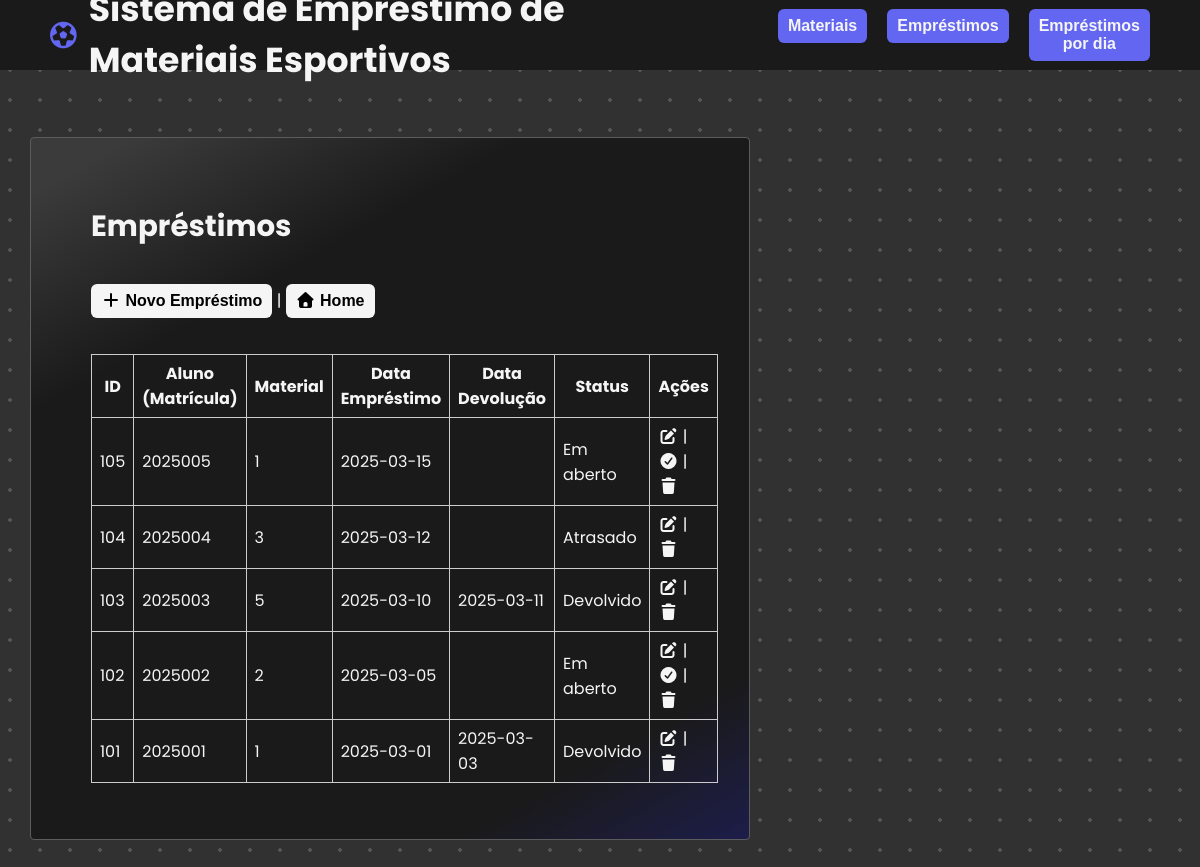
The page /public/index.php?entidade=emprestimo&acao=listar on the database as committed earlier.
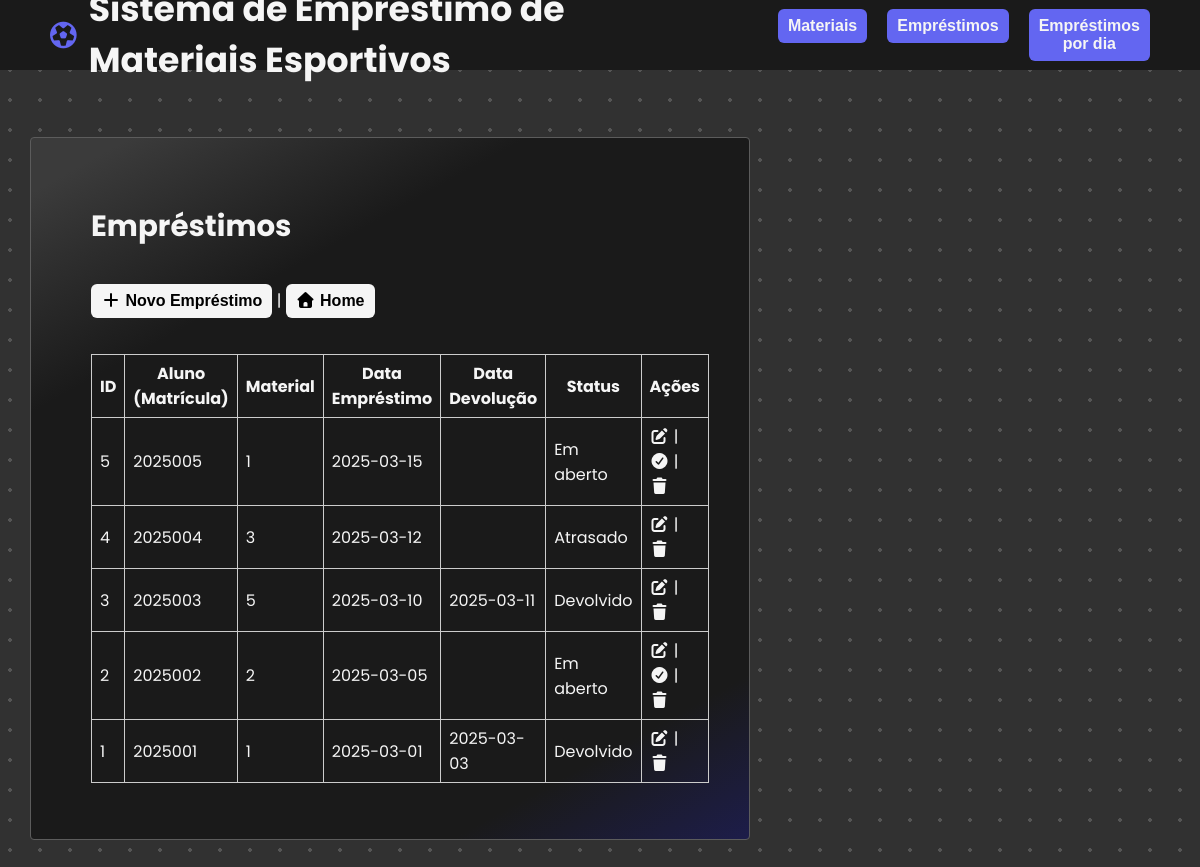
The same page on the database as committed later.
### tables this page shows
CREATE TABLE Emprestimo (
  id_emprestimo INT PRIMARY KEY AUTO_INCREMENT,
  id_aluno VARCHAR(20),
  id_material INT,
  data_emprestimo DATE,
  data_devolucao DATE,
  status VARCHAR(20),
  FOREIGN KEY (id_aluno) REFERENCES Aluno(matricula),
  FOREIGN KEY (id_material) REFERENCES Material(id_material)
);

### config/db.php (called while the page is built, shortened)
<?php
function getPDO() {
  $host = '127.0.0.1';
  $db   = 'reservamateriais';
  $user = 'root';
  $pass = '';
  $dsn  = "mysql:host=$host;dbname=$db;charset=utf8";
  try {
    $pdo = new PDO($dsn, $user, $pass);
    $pdo->setAttribute(PDO::ATTR_ERRMODE, PDO::ERRMODE_EXCEPTION);
    $pdo->setAttribute(PDO::ATTR_DEFAULT_FETCH_MODE, PDO::FETCH_ASSOC);
    return $pdo;
  } catch (PDOException $e) {
    die('Erro de conexão: ' . $e->getMessage());
  }
}
function h($s) {
  return htmlspecialchars($s ?? '', ENT_QUOTES, 'UTF-8');
}

### src/dao/emprestimoDAO.php (called while the page is built, shortened)
<?php
require_once __DIR__ . '/../../config/db.php';
class EmprestimoDAO {
  private $pdo;
  public function __construct() { $this->pdo = getPDO(); }
  public function listarTodos() {
    $stmt = $this->pdo->query("SELECT id_emprestimo, id_aluno, id_material, data_emprestimo, data_devolucao, status
                                FROM Emprestimo
                                ORDER BY data_emprestimo DESC, data_devolucao ASC");
    return $stmt->fetchAll();
  }
}

### src/controller/emprestimo_listar.php (the view, shortened to what this page needs)
<!DOCTYPE html>
<html lang="en">
<head>
    <link rel="stylesheet" href="assets/style.css">
    <link rel="stylesheet" href="https://cdnjs.cloudflare.com/ajax/libs/font-awesome/7.0.1/css/all.min.css"
 />
</head>
<body>
    <header>
        <div>
            <i class="fa-regular fa-futbol"></i>
            <h1>Sistema de Empréstimo de Materiais Esportivos</h1>
        </div>
        <div>
            <a href="?entidade=material&acao=listar"><button type="button">Materiais</button></a>
            <a href="?entidade=emprestimo&acao=listar"><button type="button">Empréstimos</button></a>
            <a href="?entidade=emprestimo&acao=por_dia"><button type="button">Empréstimos por dia</button></a>
        </div>
    </header>
    <section id="corpo">
        <main><?php
        require_once __DIR__ . '/../dao/EmprestimoDAO.php';
        $dao = new EmprestimoDAO();
        $rows = $dao->listarTodos();
        echo '<h2>Empréstimos</h2>';
        echo '<p><a href="?entidade=emprestimo&acao=criar"><button type="button" class="opt"> <i class="fa-solid fa-plus"></i> Novo Empréstimo</button></a> | <a href="/reserva-materiais/public/index.php"><button type="button" class="opt"> <i class="fa-solid fa-house"></i> Home</button></a></p>';
        echo '<table>';
        echo '<tr>
        <th>ID</th>
        <th>Aluno (Matrícula)</th>
        <th>Material</th>
        <th>Data Empréstimo</th>
        <th>Data Devolução</th>
        <th>Status</th>
        <th>Ações</th>
        </tr>';
        foreach ($rows as $r) {
            echo '<tr>';
            echo '<td>' . h($r["id_emprestimo"]) . '</td>';
            echo '<td>' . h($r["id_aluno"]) . '</td>';
            echo '<td>' . h($r["id_material"]) . '</td>';
            echo '<td>' . h($r["data_emprestimo"]) . '</td>';
            echo '<td>' . h($r["data_devolucao"]) . '</td>';
            $status_display = $r["status"];
            if ($status_display === 'finalizado' || $status_display === 'Devolvido') {
                $status_display = 'Devolvido';
            } elseif ($status_display === 'ativo' || $status_display === 'Em aberto') {
                $status_display = 'Em aberto';
            }
            echo '<td>' . h($status_display) . '</td>';
            echo '<td>';
            echo '<a href="?entidade=emprestimo&acao=editar&id=' . urlencode($r["id_emprestimo"]) . '"><i class="fa-solid fa-pen-to-square"></i></a> | ';
            if ($r["status"] === 'ativo' || $r["status"] === 'Em aberto') {
                echo '<a href="?entidade=emprestimo&acao=finalizar&id=' . urlencode($r["id_emprestimo"]) . '" onclick="return confirm(\'Finalizar este empréstimo?\')"><i class="fa-solid fa-circle-check"></i></a> | ';
            }
            echo '<a href="?entidade=emprestimo&acao=excluir&id=' . urlencode($r["id_emprestimo"]) . '" onclick="return confirm(\'Excluir?\')"><i class="fa-solid fa-trash"></i></a>';
            echo '</td>';
            echo '</tr>';
        }
        echo '</table>';
        ?></main>
    </section>
</body>
</html>

Rows that differ between the two databases and show on the page:
removed emprestimo: id_emprestimo "105", id_aluno "2025005", id_material "1", data_emprestimo "2025-03-15", status "Em aberto"
removed emprestimo: id_emprestimo "104", id_aluno "2025004", id_material "3", data_emprestimo "2025-03-12", status "Atrasado"
removed emprestimo: id_emprestimo "103", id_aluno "2025003", id_material "5", data_emprestimo "2025-03-10", data_devolucao "2025-03-11", status "Devolvido"
removed emprestimo: id_emprestimo "102", id_aluno "2025002", id_material "2", data_emprestimo "2025-03-05", status "Em aberto"
removed emprestimo: id_emprestimo "101", id_aluno "2025001", id_material "1", data_emprestimo "2025-03-01", data_devolucao "2025-03-03", status "Devolvido"
added emprestimo: id_emprestimo "5", id_aluno "2025005", id_material "1", data_emprestimo "2025-03-15", status "Em aberto"
added emprestimo: id_emprestimo "4", id_aluno "2025004", id_material "3", data_emprestimo "2025-03-12", status "Atrasado"
added emprestimo: id_emprestimo "3", id_aluno "2025003", id_material "5", data_emprestimo "2025-03-10", data_devolucao "2025-03-11", status "Devolvido"
added emprestimo: id_emprestimo "2", id_aluno "2025002", id_material "2", data_emprestimo "2025-03-05", status "Em aberto"
added emprestimo: id_emprestimo "1", id_aluno "2025001", id_material "1", data_emprestimo "2025-03-01", data_devolucao "2025-03-03", status "Devolvido"
